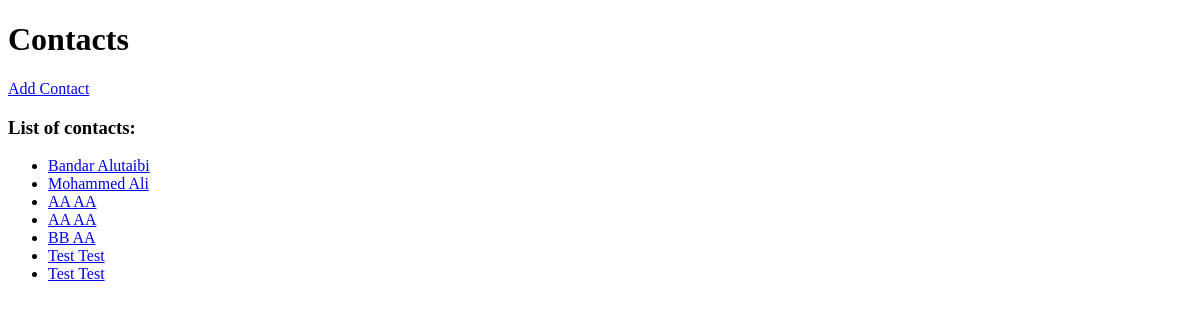
/, run on an earlier commit of the app's database.
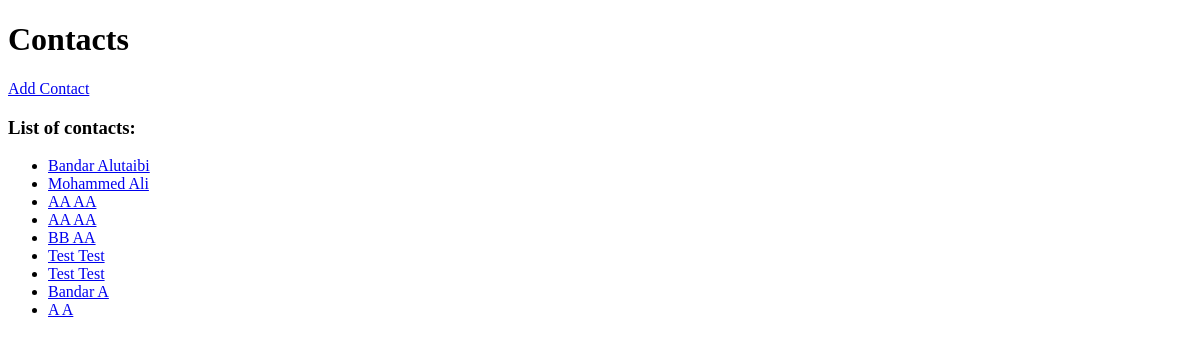
And on a later commit of the database.
### phonebook/models.py (models this page shows)
class Phonebook(models.Model):
    first_name = models.CharField(max_length=255, null=True, blank=True)
    last_name = models.CharField(max_length=255, null=True, blank=True)
    def __str__(self):
        return self.first_name + ' ' + self.last_name

### phonebook/views.py (the view)
# urls.py: 2. Add a URL to urlpatterns:  path('', views.home, name='home')
def home(request):
    contacts = Phonebook.objects.all()
    return render(request, 'index.html', {'contacts': contacts})

### templates/index.html (shortened to what this page needs)
{%  load static %}
<!DOCTYPE html>
<html lang="en">
<head>
</head>
<body>
    <h1>Contacts</h1>
    <a href="add">Add Contact</a>
<div>
    <h3>List of contacts:</h3>
    <ul>
     {% for contact in contacts %}
        <li> <a href="{% url 'display' contact.id %}">{{ contact }}</a></li>
     {% endfor %}
    </ul>
</div>
</body>
</html>

What changed in the data, as far as the page shows it:
added Phonebook: first_name+last_name "Bandar A"
added Phonebook: first_name+last_name "A A"
